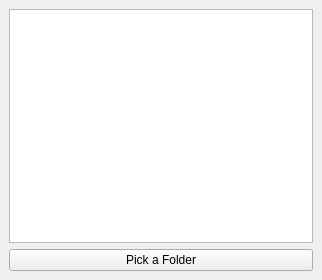
<?xml version="1.0" encoding="UTF-8"?>
<ui version="4.0">
 <class>MainWindow</class>
 <widget class="QMainWindow" name="MainWindow">
  <property name="geometry">
   <rect>
    <x>0</x>
    <y>0</y>
    <width>322</width>
    <height>280</height>
   </rect>
  </property>
  <property name="windowTitle">
   <string>MainWindow</string>
  </property>
  <widget class="QWidget" name="centralwidget">
   <layout class="QVBoxLayout" name="verticalLayout">
    <item>
     <widget class="QListWidget" name="listWidget"/>
    </item>
    <item>
     <widget class="QPushButton" name="btnBrowse">
      <property name="text">
       <string>Pick a Folder</string>
      </property>
     </widget>
    </item>
   </layout>
  </widget>
 </widget>
 <resources/>
 <connections/>
</ui>
